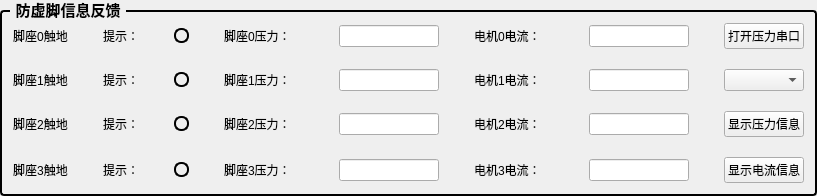
         <widget class="QGroupBox" name="groupBox_19">
          <property name="sizePolicy">
           <sizepolicy hsizetype="Preferred" vsizetype="Maximum">
            <horstretch>0</horstretch>
            <verstretch>0</verstretch>
           </sizepolicy>
          </property>
          <property name="maximumSize">
           <size>
            <width>16777215</width>
            <height>190</height>
           </size>
          </property>
          <property name="font">
           <font>
            <family>Microsoft YaHei UI</family>
            <pointsize>11</pointsize>
            <bold>true</bold>
           </font>
          </property>
          <property name="styleSheet">
           <string notr="true">QGroupBox {
    border: 2px solid #000000; /* 2px宽的黑色边框，可根据需要调整粗细和颜色 */
    border-radius: 4px; /* 可选：添加边框圆角 */
    margin-top: 10px; /* 为标题留出空间 */
}
QGroupBox::title {
    subcontrol-origin: margin;
    subcontrol-position: top left; /* 标题位置 */
    left: 10px; /* 标题左侧间距 */
    padding: 0 3px 0 3px; /* 标题文字周围留白 */
}</string>
          </property>
          <property name="title">
           <string>防虚脚信息反馈</string>
          </property>
          <layout class="QGridLayout" name="gridLayout_21">
           <item row="0" column="0">
            <layout class="QGridLayout" name="gridLayout_15">
             <property name="horizontalSpacing">
              <number>35</number>
             </property>
             <property name="verticalSpacing">
              <number>20</number>
             </property>
             <item row="0" column="0">
              <widget class="QLabel" name="label_157">
               <property name="sizePolicy">
                <sizepolicy hsizetype="Maximum" vsizetype="Preferred">
                 <horstretch>0</horstretch>
                 <verstretch>0</verstretch>
                </sizepolicy>
               </property>
               <property name="maximumSize">
                <size>
                 <width>120</width>
                 <height>16777215</height>
                </size>
               </property>
               <property name="text">
                <string>脚座0触地</string>
               </property>
               <property name="alignment">
                <set>Qt::AlignCenter</set>
               </property>
              </widget>
             </item>
             <item row="0" column="1">
              <widget class="QLabel" name="label_240">
               <property name="sizePolicy">
                <sizepolicy hsizetype="Preferred" vsizetype="Maximum">
                 <horstretch>0</horstretch>
                 <verstretch>0</verstretch>
                </sizepolicy>
               </property>
               <property name="maximumSize">
                <size>
                 <width>40</width>
                 <height>16777215</height>
                </size>
               </property>
               <property name="text">
                <string>提示：</string>
               </property>
              </widget>
             </item>
             <item row="0" column="2">
              <widget class="QLabel" name="lbl_Symbol0">
               <property name="sizePolicy">
                <sizepolicy hsizetype="Minimum" vsizetype="Minimum">
                 <horstretch>0</horstretch>
                 <verstretch>0</verstretch>
                </sizepolicy>
               </property>
               <property name="minimumSize">
                <size>
                 <width>15</width>
                 <height>15</height>
                </size>
               </property>
               <property name="maximumSize">
                <size>
                 <width>15</width>
                 <height>15</height>
                </size>
               </property>
               <property name="styleSheet">
                <string notr="true">border-radius: 7px; 
border: 2px solid black; </string>
               </property>
               <property name="text">
                <string/>
               </property>
              </widget>
             </item>
             <item row="0" column="3">
              <widget class="QLabel" name="label_333">
               <property name="sizePolicy">
                <sizepolicy hsizetype="Preferred" vsizetype="Preferred">
                 <horstretch>0</horstretch>
                 <verstretch>0</verstretch>
                </sizepolicy>
               </property>
               <property name="minimumSize">
                <size>
                 <width>80</width>
                 <height>0</height>
                </size>
               </property>
               <property name="maximumSize">
                <size>
                 <width>80</width>
                 <height>16777215</height>
                </size>
               </property>
               <property name="text">
                <string>脚座0压力：</string>
               </property>
              </widget>
             </item>
             <item row="0" column="4">
              <widget class="QLineEdit" name="sensor0">
               <property name="sizePolicy">
                <sizepolicy hsizetype="Preferred" vsizetype="Fixed">
                 <horstretch>0</horstretch>
                 <verstretch>0</verstretch>
                </sizepolicy>
               </property>
               <property name="maximumSize">
                <size>
                 <width>100</width>
                 <height>16777215</height>
                </size>
               </property>
              </widget>
             </item>
             <item row="0" column="5">
              <widget class="QLabel" name="label_337">
               <property name="sizePolicy">
                <sizepolicy hsizetype="Preferred" vsizetype="Preferred">
                 <horstretch>0</horstretch>
                 <verstretch>0</verstretch>
                </sizepolicy>
               </property>
               <property name="minimumSize">
                <size>
                 <width>80</width>
                 <height>0</height>
                </size>
               </property>
               <property name="maximumSize">
                <size>
                 <width>80</width>
                 <height>16777215</height>
                </size>
               </property>
               <property name="text">
                <string>电机0电流：</string>
               </property>
              </widget>
             </item>
             <item row="0" column="6">
              <widget class="QLineEdit" name="Current0">
               <property name="sizePolicy">
                <sizepolicy hsizetype="Preferred" vsizetype="Fixed">
                 <horstretch>0</horstretch>
                 <verstretch>0</verstretch>
                </sizepolicy>
               </property>
               <property name="maximumSize">
                <size>
                 <width>100</width>
                 <height>16777215</height>
                </size>
               </property>
              </widget>
             </item>
             <item row="0" column="7">
              <widget class="QPushButton" name="btnOpenForceCOM">
               <property name="sizePolicy">
                <sizepolicy hsizetype="Preferred" vsizetype="Maximum">
                 <horstretch>0</horstretch>
                 <verstretch>0</verstretch>
                </sizepolicy>
               </property>
               <property name="maximumSize">
                <size>
                 <width>150</width>
                 <height>16777215</height>
                </size>
               </property>
               <property name="text">
                <string>打开压力串口</string>
               </property>
              </widget>
             </item>
             <item row="1" column="0">
              <widget class="QLabel" name="label_156">
               <property name="sizePolicy">
                <sizepolicy hsizetype="Maximum" vsizetype="Preferred">
                 <horstretch>0</horstretch>
                 <verstretch>0</verstretch>
                </sizepolicy>
               </property>
               <property name="maximumSize">
                <size>
                 <width>120</width>
                 <height>16777215</height>
                </size>
               </property>
               <property name="text">
                <string>脚座1触地</string>
               </property>
               <property name="alignment">
                <set>Qt::AlignCenter</set>
               </property>
              </widget>
             </item>
             <item row="1" column="1">
              <widget class="QLabel" name="label_244">
               <property name="sizePolicy">
                <sizepolicy hsizetype="Preferred" vsizetype="Preferred">
                 <horstretch>0</horstretch>
                 <verstretch>0</verstretch>
                </sizepolicy>
               </property>
               <property name="maximumSize">
                <size>
                 <width>40</width>
                 <height>16777215</height>
                </size>
               </property>
               <property name="text">
                <string>提示：</string>
               </property>
              </widget>
             </item>
             <item row="1" column="2">
              <widget class="QLabel" name="lbl_Symbol1">
               <property name="sizePolicy">
                <sizepolicy hsizetype="Maximum" vsizetype="Minimum">
                 <horstretch>0</horstretch>
                 <verstretch>0</verstretch>
                </sizepolicy>
               </property>
               <property name="minimumSize">
                <size>
                 <width>0</width>
                 <height>15</height>
                </size>
               </property>
               <property name="maximumSize">
                <size>
                 <width>15</width>
                 <height>15</height>
                </size>
               </property>
               <property name="styleSheet">
                <string notr="true">border-radius: 7px; 
border: 2px solid black; </string>
               </property>
               <property name="text">
                <string/>
               </property>
              </widget>
             </item>
             <item row="1" column="3">
              <widget class="QLabel" name="label_336">
               <property name="sizePolicy">
                <sizepolicy hsizetype="Preferred" vsizetype="Preferred">
                 <horstretch>0</horstretch>
                 <verstretch>0</verstretch>
                </sizepolicy>
               </property>
               <property name="minimumSize">
                <size>
                 <width>80</width>
                 <height>0</height>
                </size>
               </property>
               <property name="maximumSize">
                <size>
                 <width>80</width>
                 <height>16777215</height>
                </size>
               </property>
               <property name="text">
                <string>脚座1压力：</string>
               </property>
              </widget>
             </item>
             <item row="1" column="4">
              <widget class="QLineEdit" name="sensor1">
               <property name="sizePolicy">
                <sizepolicy hsizetype="Preferred" vsizetype="Fixed">
                 <horstretch>0</horstretch>
                 <verstretch>0</verstretch>
                </sizepolicy>
               </property>
               <property name="maximumSize">
                <size>
                 <width>100</width>
                 <height>16777215</height>
                </size>
               </property>
              </widget>
             </item>
             <item row="1" column="5">
              <widget class="QLabel" name="label_326">
               <property name="sizePolicy">
                <sizepolicy hsizetype="Preferred" vsizetype="Preferred">
                 <horstretch>0</horstretch>
                 <verstretch>0</verstretch>
                </sizepolicy>
               </property>
               <property name="minimumSize">
                <size>
                 <width>80</width>
                 <height>0</height>
                </size>
               </property>
               <property name="maximumSize">
                <size>
                 <width>80</width>
                 <height>16777215</height>
                </size>
               </property>
               <property name="text">
                <string>电机1电流：</string>
               </property>
              </widget>
             </item>
             <item row="1" column="6">
              <widget class="QLineEdit" name="Current1">
               <property name="sizePolicy">
                <sizepolicy hsizetype="Preferred" vsizetype="Fixed">
                 <horstretch>0</horstretch>
                 <verstretch>0</verstretch>
                </sizepolicy>
               </property>
               <property name="maximumSize">
                <size>
                 <width>100</width>
                 <height>16777215</height>
                </size>
               </property>
              </widget>
             </item>
             <item row="1" column="7">
              <widget class="QComboBox" name="comboBoxPortNameForce">
               <property name="sizePolicy">
                <sizepolicy hsizetype="Preferred" vsizetype="Maximum">
                 <horstretch>0</horstretch>
                 <verstretch>0</verstretch>
                </sizepolicy>
               </property>
               <property name="maximumSize">
                <size>
                 <width>150</width>
                 <height>30</height>
                </size>
               </property>
              </widget>
             </item>
             <item row="2" column="0">
              <widget class="QLabel" name="label_158">
               <property name="sizePolicy">
                <sizepolicy hsizetype="Maximum" vsizetype="Preferred">
                 <horstretch>0</horstretch>
                 <verstretch>0</verstretch>
                </sizepolicy>
               </property>
               <property name="maximumSize">
                <size>
                 <width>120</width>
                 <height>16777215</height>
                </size>
               </property>
               <property name="text">
                <string>脚座2触地</string>
               </property>
               <property name="alignment">
                <set>Qt::AlignCenter</set>
               </property>
              </widget>
             </item>
             <item row="2" column="1">
              <widget class="QLabel" name="label_242">
               <property name="sizePolicy">
                <sizepolicy hsizetype="Preferred" vsizetype="Preferred">
                 <horstretch>0</horstretch>
                 <verstretch>0</verstretch>
                </sizepolicy>
               </property>
               <property name="maximumSize">
                <size>
                 <width>40</width>
                 <height>16777215</height>
                </size>
               </property>
               <property name="text">
                <string>提示：</string>
               </property>
              </widget>
             </item>
             <item row="2" column="2">
              <widget class="QLabel" name="lbl_Symbol2">
               <property name="sizePolicy">
                <sizepolicy hsizetype="Maximum" vsizetype="Minimum">
                 <horstretch>0</horstretch>
                 <verstretch>0</verstretch>
                </sizepolicy>
               </property>
               <property name="minimumSize">
                <size>
                 <width>0</width>
                 <height>15</height>
                </size>
               </property>
               <property name="maximumSize">
                <size>
                 <width>15</width>
                 <height>15</height>
                </size>
               </property>
               <property name="styleSheet">
                <string notr="true">border-radius: 7px; 
border: 2px solid black; </string>
               </property>
               <property name="text">
                <string/>
               </property>
              </widget>
             </item>
             <item row="2" column="3">
              <widget class="QLabel" name="label_334">
               <property name="sizePolicy">
                <sizepolicy hsizetype="Preferred" vsizetype="Maximum">
                 <horstretch>0</horstretch>
                 <verstretch>0</verstretch>
                </sizepolicy>
               </property>
               <property name="minimumSize">
                <size>
                 <width>80</width>
                 <height>0</height>
                </size>
               </property>
               <property name="maximumSize">
                <size>
                 <width>80</width>
                 <height>16777215</height>
                </size>
               </property>
               <property name="text">
                <string>脚座2压力：</string>
               </property>
              </widget>
             </item>
             <item row="2" column="4">
              <widget class="QLineEdit" name="sensor2">
               <property name="sizePolicy">
                <sizepolicy hsizetype="Preferred" vsizetype="Fixed">
                 <horstretch>0</horstretch>
                 <verstretch>0</verstretch>
                </sizepolicy>
               </property>
               <property name="maximumSize">
                <size>
                 <width>100</width>
                 <height>16777215</height>
                </size>
               </property>
              </widget>
             </item>
             <item row="2" column="5">
              <widget class="QLabel" name="label_332">
               <property name="sizePolicy">
                <sizepolicy hsizetype="Preferred" vsizetype="Maximum">
                 <horstretch>0</horstretch>
                 <verstretch>0</verstretch>
                </sizepolicy>
               </property>
               <property name="minimumSize">
                <size>
                 <width>80</width>
                 <height>0</height>
                </size>
               </property>
               <property name="maximumSize">
                <size>
                 <width>80</width>
                 <height>16777215</height>
                </size>
               </property>
               <property name="text">
                <string>电机2电流：</string>
               </property>
              </widget>
             </item>
             <item row="2" column="6">
              <widget class="QLineEdit" name="Current2">
               <property name="sizePolicy">
                <sizepolicy hsizetype="Preferred" vsizetype="Fixed">
                 <horstretch>0</horstretch>
                 <verstretch>0</verstretch>
                </sizepolicy>
               </property>
               <property name="maximumSize">
                <size>
                 <width>100</width>
                 <height>16777215</height>
                </size>
               </property>
              </widget>
             </item>
             <item row="2" column="7">
              <widget class="QPushButton" name="btn_ShowForce">
               <property name="sizePolicy">
                <sizepolicy hsizetype="Maximum" vsizetype="Fixed">
                 <horstretch>0</horstretch>
                 <verstretch>0</verstretch>
                </sizepolicy>
               </property>
               <property name="maximumSize">
                <size>
                 <width>150</width>
                 <height>16777215</height>
                </size>
               </property>
               <property name="text">
                <string>显示压力信息</string>
               </property>
              </widget>
             </item>
             <item row="3" column="0">
              <widget class="QLabel" name="label_159">
               <property name="sizePolicy">
                <sizepolicy hsizetype="Maximum" vsizetype="Maximum">
                 <horstretch>0</horstretch>
                 <verstretch>0</verstretch>
                </sizepolicy>
               </property>
               <property name="maximumSize">
                <size>
                 <width>120</width>
                 <height>16777215</height>
                </size>
               </property>
               <property name="text">
                <string>脚座3触地</string>
               </property>
               <property name="alignment">
                <set>Qt::AlignCenter</set>
               </property>
              </widget>
             </item>
             <item row="3" column="1">
              <widget class="QLabel" name="label_246">
               <property name="sizePolicy">
                <sizepolicy hsizetype="Preferred" vsizetype="Maximum">
                 <horstretch>0</horstretch>
                 <verstretch>0</verstretch>
                </sizepolicy>
               </property>
               <property name="maximumSize">
                <size>
                 <width>40</width>
                 <height>16777215</height>
                </size>
               </property>
               <property name="text">
                <string>提示：</string>
               </property>
              </widget>
             </item>
             <item row="3" column="2">
              <widget class="QLabel" name="lbl_Symbol3">
               <property name="sizePolicy">
                <sizepolicy hsizetype="Maximum" vsizetype="Minimum">
                 <horstretch>0</horstretch>
                 <verstretch>0</verstretch>
                </sizepolicy>
               </property>
               <property name="minimumSize">
                <size>
                 <width>0</width>
                 <height>15</height>
                </size>
               </property>
               <property name="maximumSize">
                <size>
                 <width>15</width>
                 <height>15</height>
                </size>
               </property>
               <property name="styleSheet">
                <string notr="true">border-radius: 7px; 
border: 2px solid black; </string>
               </property>
               <property name="text">
                <string/>
               </property>
              </widget>
             </item>
             <item row="3" column="3">
              <widget class="QLabel" name="label_338">
               <property name="sizePolicy">
                <sizepolicy hsizetype="Preferred" vsizetype="Preferred">
                 <horstretch>0</horstretch>
                 <verstretch>0</verstretch>
                </sizepolicy>
               </property>
               <property name="minimumSize">
                <size>
                 <width>80</width>
                 <height>0</height>
                </size>
               </property>
               <property name="maximumSize">
                <size>
                 <width>80</width>
                 <height>16777215</height>
                </size>
               </property>
               <property name="text">
                <string>脚座3压力：</string>
               </property>
              </widget>
             </item>
             <item row="3" column="4">
              <widget class="QLineEdit" name="sensor3">
               <property name="sizePolicy">
                <sizepolicy hsizetype="Preferred" vsizetype="Fixed">
                 <horstretch>0</horstretch>
                 <verstretch>0</verstretch>
                </sizepolicy>
               </property>
               <property name="maximumSize">
                <size>
                 <width>100</width>
                 <height>16777215</height>
                </size>
               </property>
              </widget>
             </item>
             <item row="3" column="5">
              <widget class="QLabel" name="label_335">
               <property name="sizePolicy">
                <sizepolicy hsizetype="Preferred" vsizetype="Preferred">
                 <horstretch>0</horstretch>
                 <verstretch>0</verstretch>
                </sizepolicy>
               </property>
               <property name="minimumSize">
                <size>
                 <width>80</width>
                 <height>0</height>
                </size>
               </property>
               <property name="maximumSize">
                <size>
                 <width>80</width>
                 <height>16777215</height>
                </size>
               </property>
               <property name="text">
                <string>电机3电流：</string>
               </property>
              </widget>
             </item>
             <item row="3" column="6">
              <widget class="QLineEdit" name="Current3">
               <property name="sizePolicy">
                <sizepolicy hsizetype="Preferred" vsizetype="Fixed">
                 <horstretch>0</horstretch>
                 <verstretch>0</verstretch>
                </sizepolicy>
               </property>
               <property name="maximumSize">
                <size>
                 <width>100</width>
                 <height>16777215</height>
                </size>
               </property>
              </widget>
             </item>
             <item row="3" column="7">
              <widget class="QPushButton" name="btn_ShowCurrent">
               <property name="sizePolicy">
                <sizepolicy hsizetype="Maximum" vsizetype="Fixed">
                 <horstretch>0</horstretch>
                 <verstretch>0</verstretch>
                </sizepolicy>
               </property>
               <property name="maximumSize">
                <size>
                 <width>150</width>
                 <height>16777215</height>
                </size>
               </property>
               <property name="text">
                <string>显示电流信息</string>
               </property>
              </widget>
             </item>
            </layout>
           </item>
          </layout>
         </widget>
